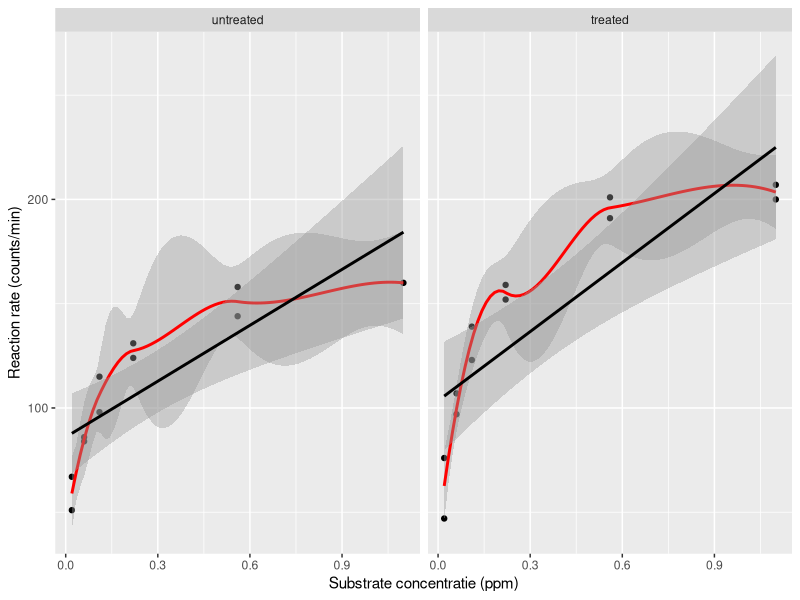
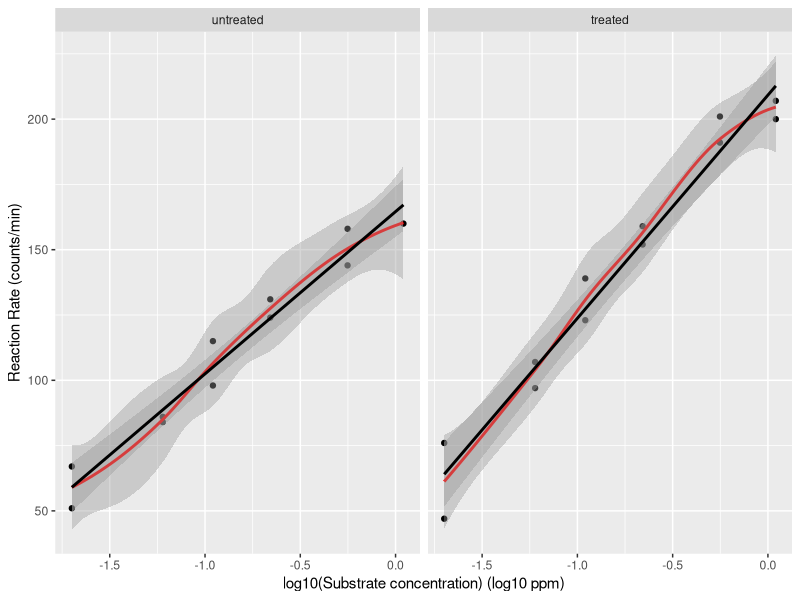
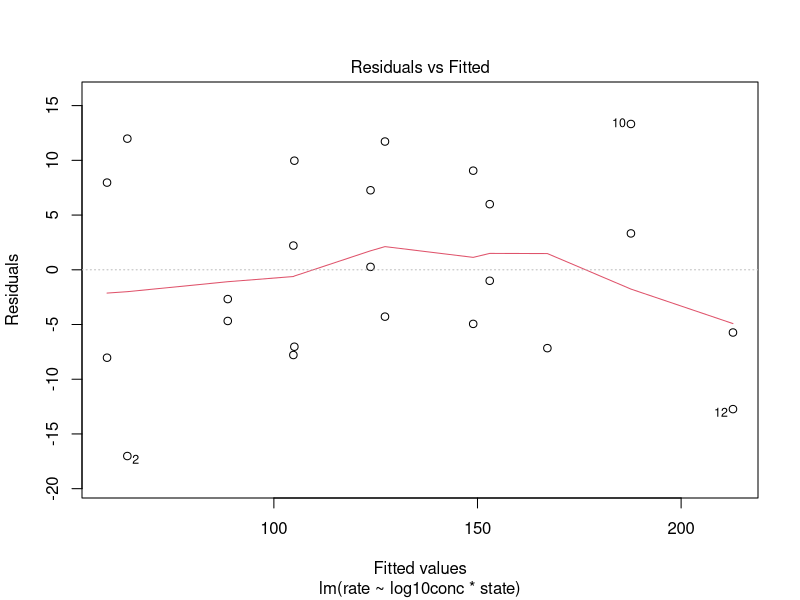
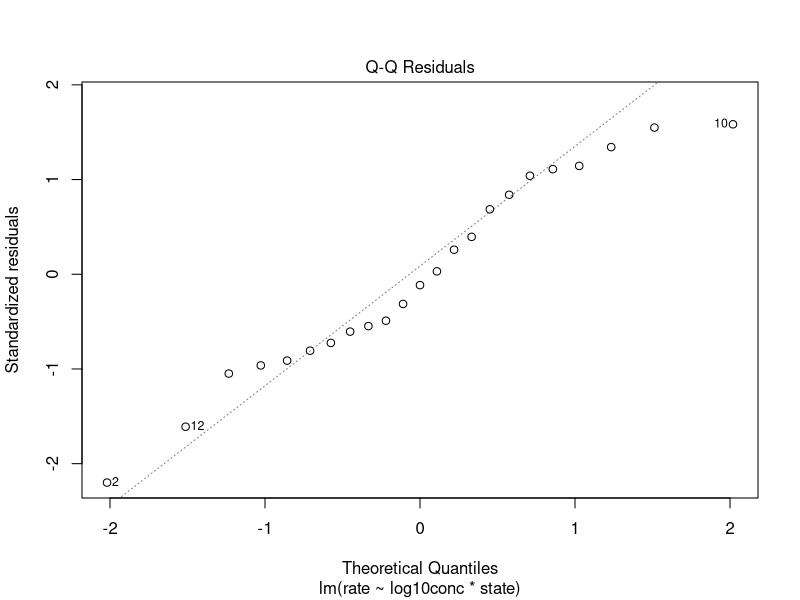
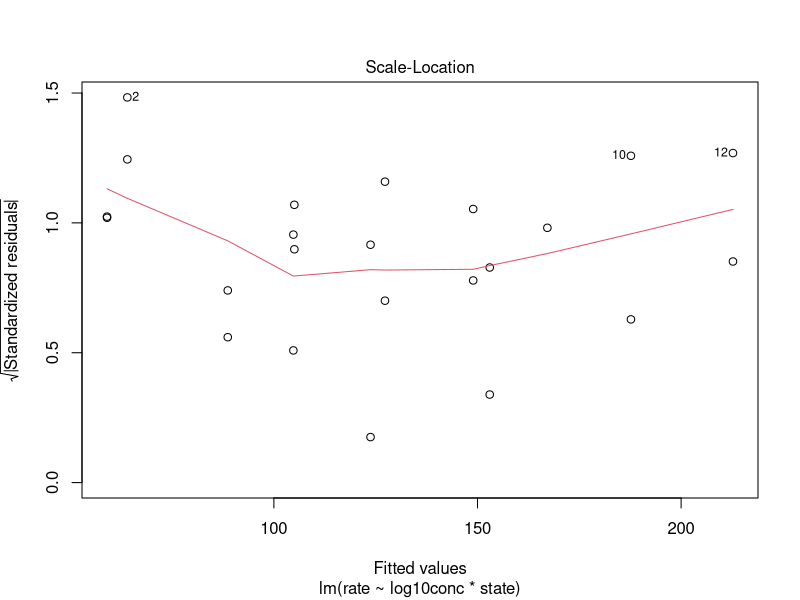

Reproduce these figures in R, in order.
## ---- chunk 1
library(tidyverse)
## ---- chunk 2
data(Puromycin)
## ---- chunk 3
Puromycin <- Puromycin %>%
    mutate(state =fct_relevel(state,c("untreated","treated")))
## ---- chunk 4
Puromycin  %>%
  ggplot(aes(x=conc,y=rate)) +
  geom_point() +
  stat_smooth(method = "loess",col="red") + # fit een kromme door de punten (rode lijn)
  stat_smooth(method='lm',col="black") + # fit een rechte door de punten aan de hand van de kleinstekwadratenmethode
  ylab("Reaction rate (counts/min)") +
  xlab("Substrate concentratie (ppm)") +
  facet_grid(~state)
## ---- chunk 5
Puromycin  %>%
  ggplot(aes(x=conc %>% log10,y=rate)) +
  geom_point() +
  stat_smooth(method = "loess",col="red") +
  stat_smooth(method='lm',col="black") +
  ylab("Reaction Rate (counts/min)") +
  xlab("log10(Substrate concentration) (log10 ppm)") +
  facet_grid(~state)
## ---- chunk 6
Puromycin <-Puromycin %>%
  mutate(log10conc = conc %>% log10)
mod1 <- lm(rate ~ log10conc * state, Puromycin)
summary(mod1)
## ---- chunk 7
plot(mod1, which=1)
## ---- chunk 8
plot(mod1,which=2)
## ---- chunk 9
plot(mod1, which=3)
## ---- chunk 10
mod0 <- lm(rate ~ state, data = Puromycin)
anova(mod0,mod1)
## ---- chunk 11
car::Anova(mod1)
## ---- chunk 12
library(multcomp)
mcp1 <- glht(mod1, linfct = c("log10conc = 0", "log10conc + log10conc:statetreated = 0", "log10conc:statetreated = 0"))
summary(mcp1)
confint(mcp1)
